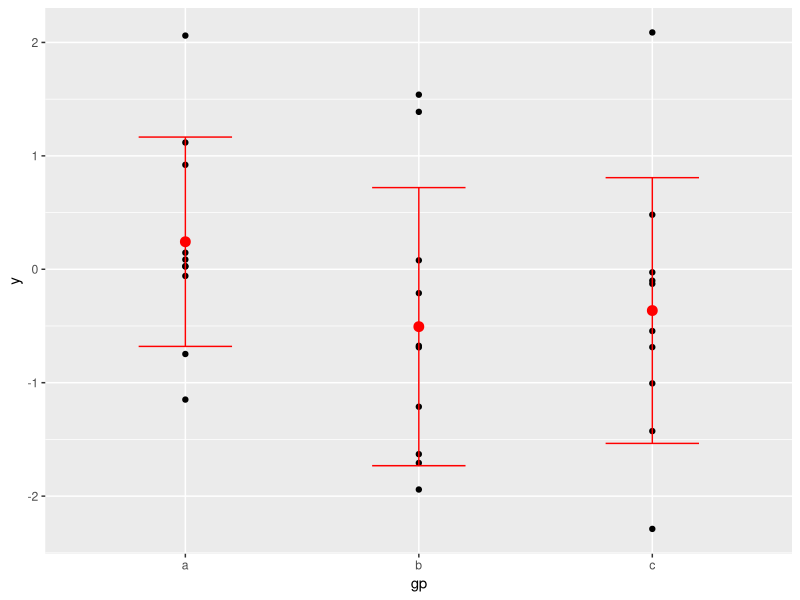

Source code (R):
## ---- chunk 1
require(ggplot2)
df <- data.frame(gp = factor(rep(letters[1:3], each = 10)),
                 y = rnorm(30))
# Compute sample mean and standard deviation in each group
ds <- plyr::ddply(df, "gp", plyr::summarise, mean = mean(y), sd = sd(y))


ggplot() +
  geom_point(data = df, aes(x = gp, y = y)) +
  geom_point(data = ds, aes(x = gp, y = mean),
             colour = 'red', size = 3) +
  geom_errorbar(data = ds, aes(x = gp, y = mean,
                               ymin = mean - sd, ymax = mean + sd),
                colour = 'red', width = 0.4)
#ggsave(filename = "figures/Rplot.png")
